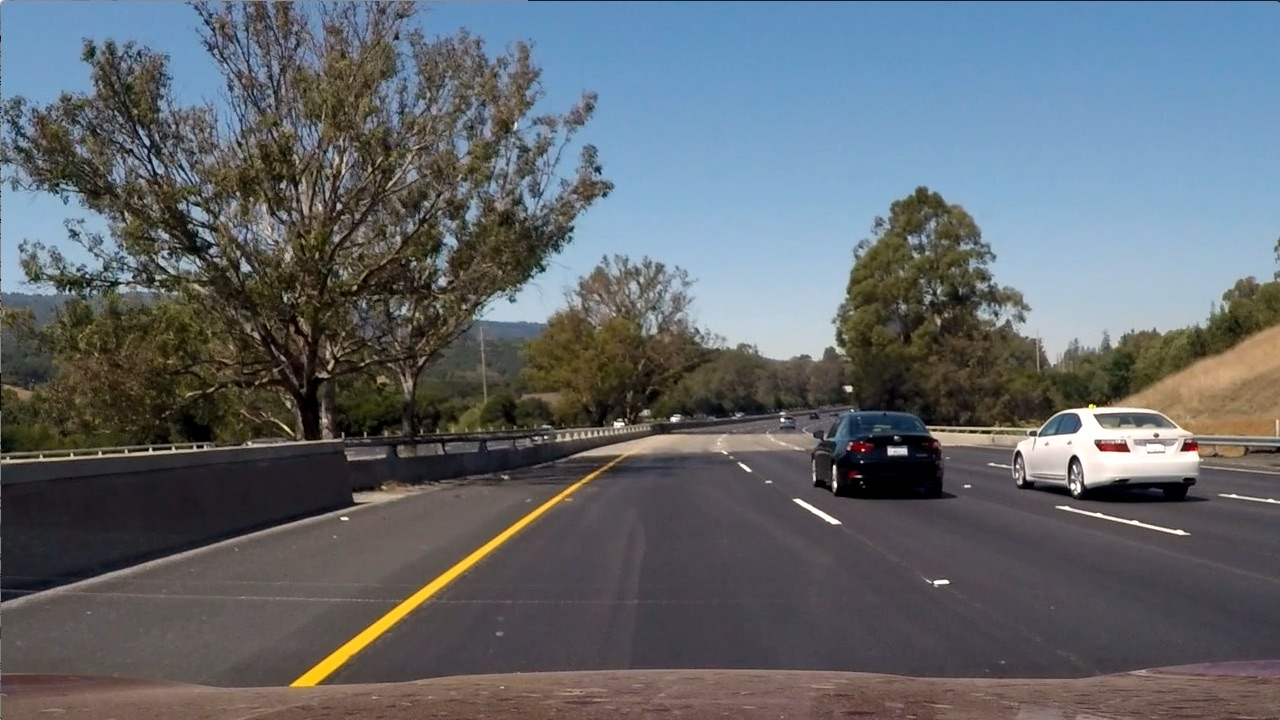
#> input picture test_images/test6.jpg, 1280 x 720 px
$ python combined_thresh.py   (older library calls are emulated)
#> lines starting #> are read from the running program, lines starting #| are printed output that depends on the picture; after the words box and inside, x2 and y2 are one past the last pixel; in counts of white or black regions, pixels touching at a corner belong together
# 导入所需模块
import numpy as np
import cv2
import matplotlib.pyplot as plt
import matplotlib.image as mpimg
import pickle


def abs_sobel_thresh(img, orient='x', thresh_min=20, thresh_max=100):
    """
    获取图像、渐变方向和阈值的最小值与最大值
    """
    # 转换为灰度
    # cv2.cvtColor() 颜色空间转换函数
    gray = cv2.cvtColor(img, cv2.COLOR_RGB2GRAY)
    # 使用OpenCV的Sobel() 函数应用x或y渐变
    # 取绝对值
    if orient == 'x':
        # 利用Sobel方法可以进行sobel边缘检测
        # gray表示源图像，即进行边缘检测的图像
        # cv2.CV_64F表示64位浮点数即64 float
        # 第三和第四个参数分别是对x和y方向的导数【即dx,dy】
        # 对于图像来说就是差分，这里1表示对x求偏导【差分】，0表示不对y求导【差分】
        # 对x求导就是检测x方向上是否有边缘
        abs_sobel = np.absolute(cv2.Sobel(gray, cv2.CV_64F, 1, 0))
    if orient == 'y':
        abs_sobel = np.absolute(cv2.Sobel(gray, cv2.CV_64F, 0, 1))
    # 重新缩放回8位整数
    scaled_sobel = np.uint8(255 * abs_sobel / np.max(abs_sobel))
    # 创建一个副本并应用阈值
    binary_output = np.zeros_like(scaled_sobel)
    # 这里我使用 >= and <= 阈值，但是 < and > 也可以
    binary_output[(scaled_sobel >= thresh_min) & (scaled_sobel <= thresh_max)] = 1

    # 返回结果
    return binary_output


def mag_thresh(img, sobel_kernel=3, mag_thresh=(30, 100)):
    # 返回给定Sobel内核大小和阈值的梯度大小
    # 转换为灰度
    gray = cv2.cvtColor(img, cv2.COLOR_RGB2GRAY)
    # 取Sobel x 和 y 梯度
    sobelx = cv2.Sobel(gray, cv2.CV_64F, 1, 0, ksize=sobel_kernel)
    sobely = cv2.Sobel(gray, cv2.CV_64F, 0, 1, ksize=sobel_kernel)
    # 计算梯度大小
    gradmag = np.sqrt(sobelx ** 2 + sobely ** 2)
    # 重新缩放到8位
    scale_factor = np.max(gradmag) / 255
    gradmag = (gradmag / scale_factor).astype(np.uint8)
    # 创建二值图像达到阈值为1，否则为0。
    binary_output = np.zeros_like(gradmag)
    binary_output[(gradmag >= mag_thresh[0]) & (gradmag <= mag_thresh[1])] = 1

    # 返回二值图像
    return binary_output


def dir_threshold(img, sobel_kernel=3, thresh=(0, np.pi / 2)):
    """
    返回给定的sobel内核大小和阈值渐变的方向
    """
    # 转换为灰度
    gray = cv2.cvtColor(img, cv2.COLOR_RGB2GRAY)
    # 计算x和y梯度
    sobelx = cv2.Sobel(gray, cv2.CV_64F, 1, 0, ksize=sobel_kernel)
    sobely = cv2.Sobel(gray, cv2.CV_64F, 0, 1, ksize=sobel_kernel)
    # 取梯度方向的绝对值
    # 应用阈值，并创建一个二值图像结果
    absgraddir = np.arctan2(np.absolute(sobely), np.absolute(sobelx))
    binary_output = np.zeros_like(absgraddir)
    binary_output[(absgraddir >= thresh[0]) & (absgraddir <= thresh[1])] = 1

    # 返回二值图像
    return binary_output


def hls_thresh(img, thresh=(100, 255)):
    """
    利用S通道将RGB转换为HLS，将阈值转换为二值图像。
    """
    hls = cv2.cvtColor(img, cv2.COLOR_RGB2HLS)
    s_channel = hls[:, :, 2]
    binary_output = np.zeros_like(s_channel)
    binary_output[(s_channel > thresh[0]) & (s_channel <= thresh[1])] = 1
    return binary_output


def combined_thresh(img):
    abs_bin = abs_sobel_thresh(img, orient='x', thresh_min=50, thresh_max=255)
    mag_bin = mag_thresh(img, sobel_kernel=3, mag_thresh=(50, 255))
    dir_bin = dir_threshold(img, sobel_kernel=15, thresh=(0.7, 1.3))
    hls_bin = hls_thresh(img, thresh=(170, 255))

    combined = np.zeros_like(dir_bin)
    combined[(abs_bin == 1 | ((mag_bin == 1) & (dir_bin == 1))) | hls_bin == 1] = 1

    return combined, abs_bin, mag_bin, dir_bin, hls_bin  # 调试


if __name__ == '__main__':
    # img_file = 'test_images/straight_lines1.jpg'
    img_file = 'test_images/test6.jpg'

    with open('calibrate_camera.p', 'rb') as f:
#> (reads calibrate_camera.p from the repository)
        save_dict = pickle.load(f)
    mtx = save_dict['mtx']
    dist = save_dict['dist']

    img = mpimg.imread(img_file)
#> img is the input picture: shape (720, 1280, 3); mean R, G, B 97, 102.6, 107.9
    img = cv2.undistort(img, mtx, dist, None, mtx)

    combined, abs_bin, mag_bin, dir_bin, hls_bin = combined_thresh(img)
#> in combined_thresh, `abs_bin = abs_sobel_thresh(img, orient='x', thresh_min=50, thresh_max=..`:
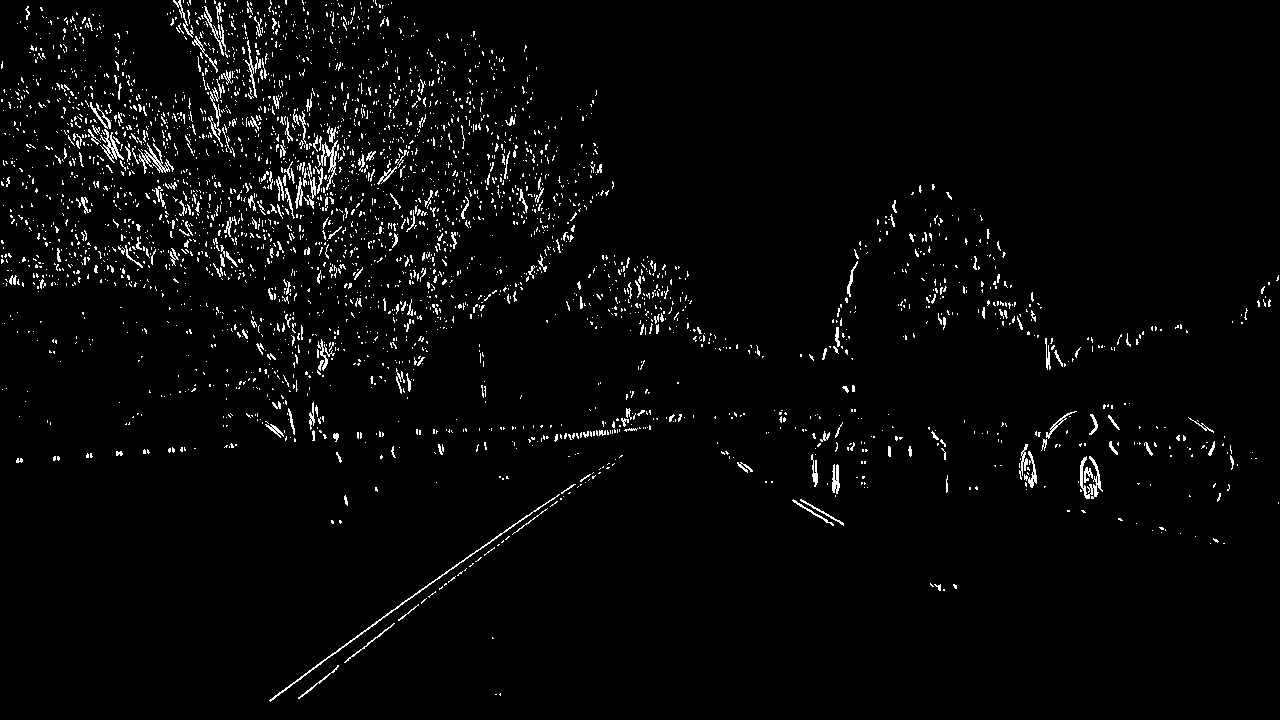
#> abs_bin: shape (720, 1280); values 0 (black) and 1 (white), 2.9% white in thin lines or dots
#> in mag_thresh, `gradmag = np.sqrt(sobelx ** 2 + sobely ** 2)`:
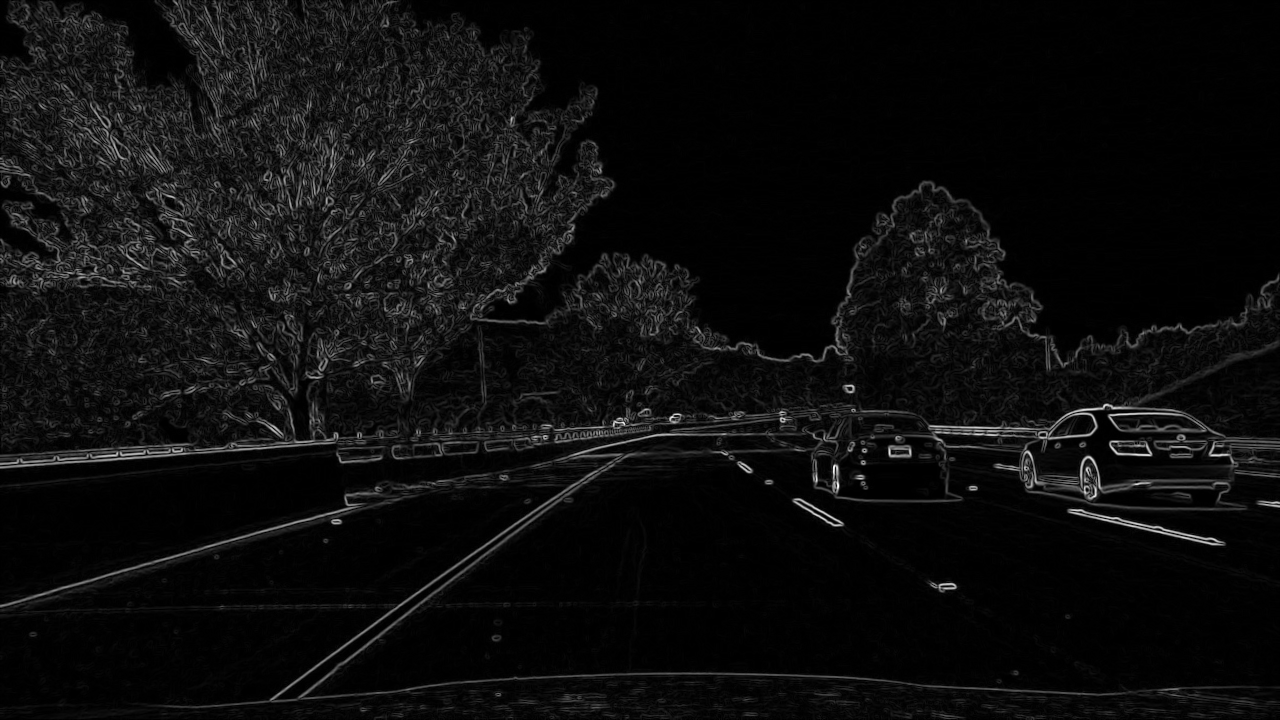
#> gradmag: shape (720, 1280) float64; min 0, max 802.8, mean 43.9; drawn with min black and max white
#> in mag_thresh, `scale_factor = np.max(gradmag) / 255`: scale_factor = 3.15
#> in combined_thresh, `mag_bin = mag_thresh(img, sobel_kernel=3, mag_thresh=(50, 255))`: mag_bin: shape (720, 1280); values 0 (black) and 1 (white), 7.1% white in thin lines or dots
#> in combined_thresh, `dir_bin = dir_threshold(img, sobel_kernel=15, thresh=(0.7, 1.3))`: dir_bin: shape (720, 1280) float64; values 0 (black) and 1 (white), 38.6% white; 6951 white regions (5391 under 20 px), largest, box (x1, y1, x2, y2) and area: (82, 439, 1142, 719) 61136, (612, 1, 893, 216) 11041, (1069, 529, 1279, 709) 8423
#> in hls_thresh, `hls = cv2.cvtColor(img, cv2.COLOR_RGB2HLS)`: hls: shape (720, 1280, 3); mean of channels 0, 1, 2 76.6, 101, 55.9
#> in hls_thresh, `s_channel = hls[:, :, 2]`:
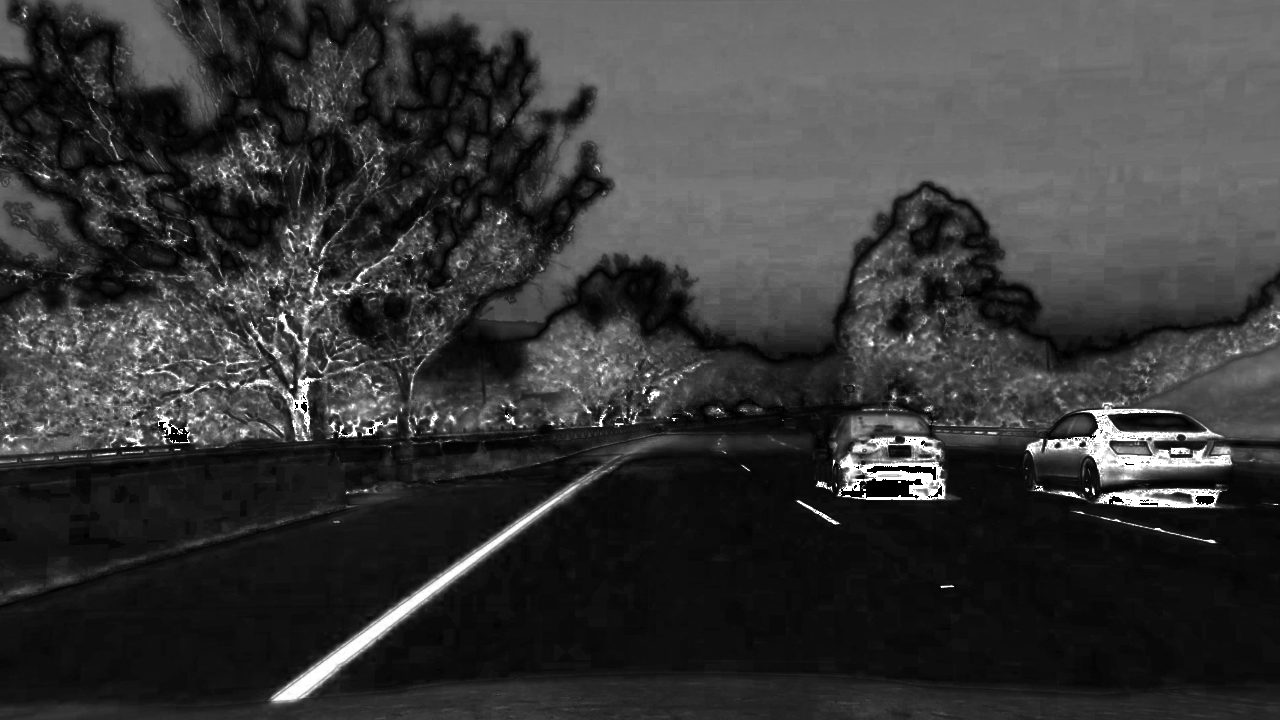
#> s_channel: shape (720, 1280); min 0, max 255, mean 55.9
#> in combined_thresh, `hls_bin = hls_thresh(img, thresh=(170, 255))`: hls_bin: shape (720, 1280); values 0 (black) and 1 (white), 2% white; 796 white regions (709 under 20 px), largest, box (x1, y1, x2, y2) and area: (1045, 406, 1232, 480) 3792, (272, 484, 579, 701) 3541, (840, 454, 945, 500) 1567
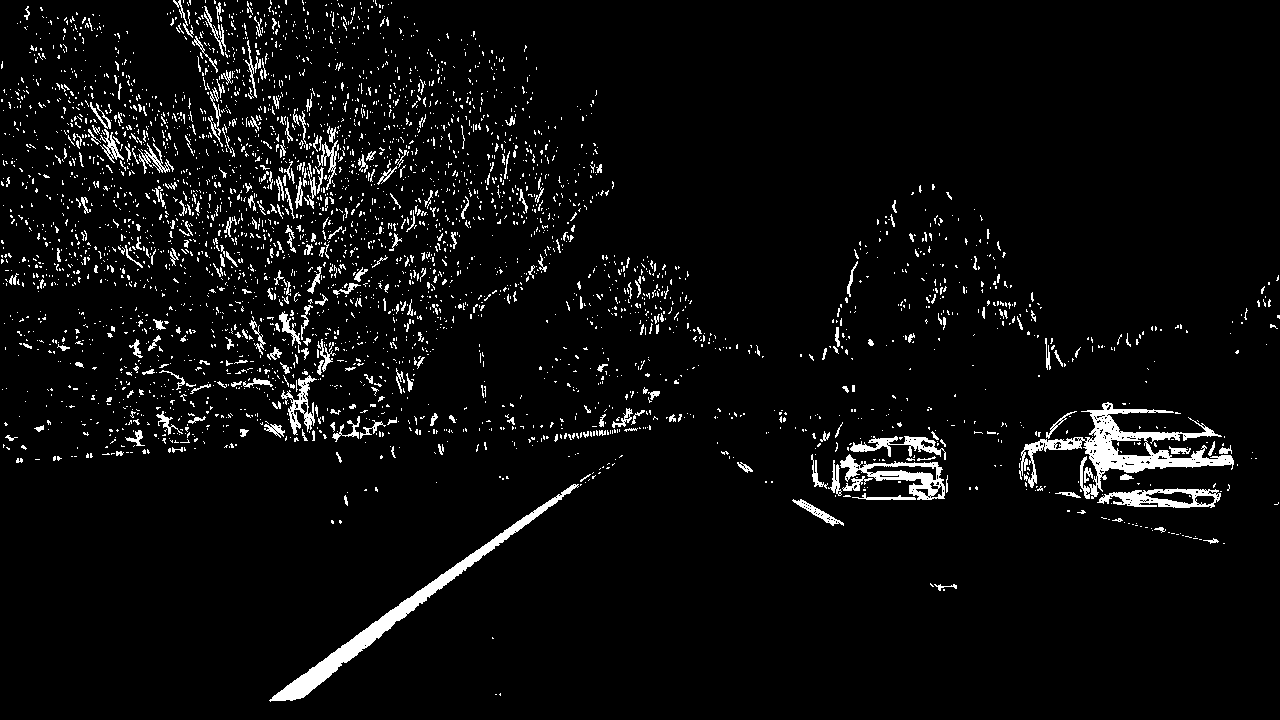
#> combined: shape (720, 1280) float64; values 0 (black) and 1 (white), 4.8% white; 3661 white regions (3354 under 20 px), largest, box (x1, y1, x2, y2) and area: (1019, 402, 1234, 499) 4997, (269, 484, 579, 702) 4274, (840, 454, 945, 500) 1579

    plt.subplot(2, 3, 1)
    plt.imshow(abs_bin, cmap='gray', vmin=0, vmax=1)
    plt.subplot(2, 3, 2)
    plt.imshow(mag_bin, cmap='gray', vmin=0, vmax=1)
    plt.subplot(2, 3, 3)
    plt.imshow(dir_bin, cmap='gray', vmin=0, vmax=1)
    plt.subplot(2, 3, 4)
    plt.imshow(hls_bin, cmap='gray', vmin=0, vmax=1)
    plt.subplot(2, 3, 5)
    plt.imshow(img)
    plt.subplot(2, 3, 6)
    plt.imshow(combined, cmap='gray', vmin=0, vmax=1)

    plt.tight_layout()
    plt.show()
